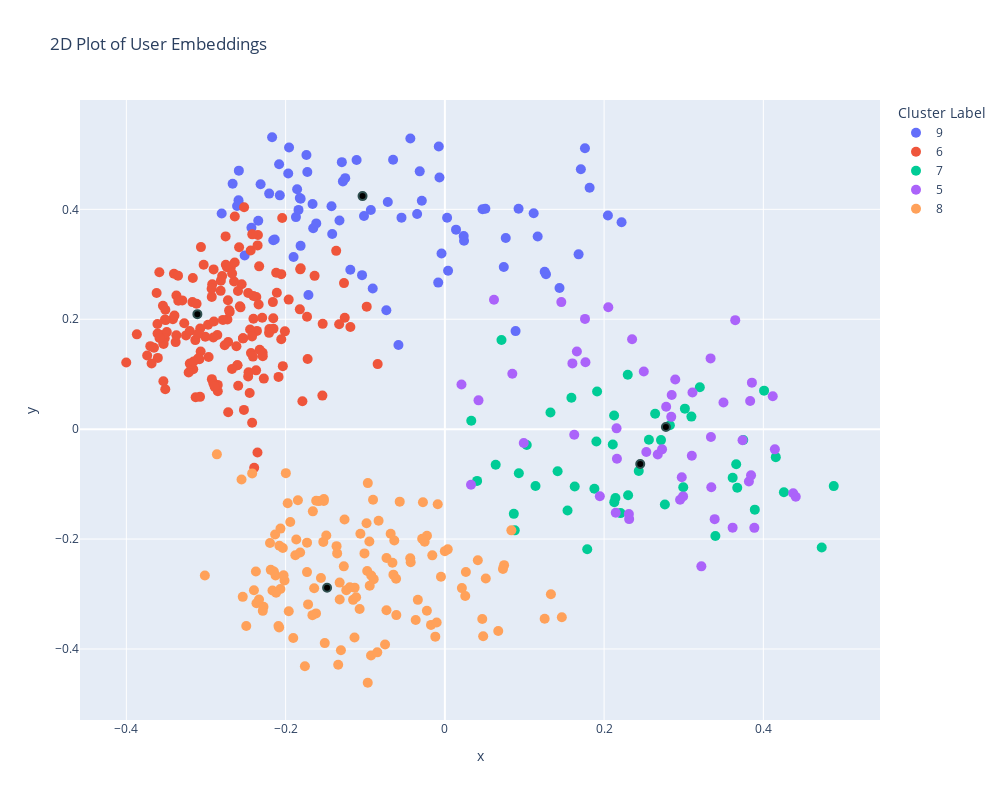

Notebook cell for this chart:
### Code cell
import numpy as np
import pandas as pd
import plotly.express as px
from sklearn.decomposition import PCA
import plotly.graph_objects as go
# Load your data
seed = 0
cluster_num = 100
mode = "male"
epoch = 60
cluster_range =(5,10) 
data_dir = "action_comedy"
user_embeddings = np.load(f'res/{data_dir}/{cluster_num}/{mode}/user_embedding_{epoch}.npy')
cluster_labels = np.load(f'res/{data_dir}/{cluster_num}/{mode}/user_proto_label_{epoch}.npy')
cluster_embedding = np.load(f'res/{data_dir}/{cluster_num}/{mode}/cluster_embedding_{epoch}.npy')

# Perform PCA to reduce to 3 dimensions
pca = PCA(n_components=2)
embeddings_reduced = pca.fit_transform(user_embeddings)
cluster_embedding_reduced = pca.transform(cluster_embedding)[cluster_range[0]:cluster_range[1]]
# Prepare the data for plotting
df_plot = pd.DataFrame(embeddings_reduced, columns=['x', 'y'])
df_plot['cluster'] = cluster_labels
df_plot_filtered = df_plot[(df_plot['cluster'] < cluster_range[1])&(df_plot['cluster']>=cluster_range[0])].copy()
df_plot_filtered['cluster'] = df_plot_filtered['cluster'].astype(str)

df_clusters = pd.DataFrame(cluster_embedding_reduced, columns=['x', 'y'])
df_clusters['cluster'] = range(len(cluster_embedding_reduced))  
# Create and show the 3D scatter plot
fig = px.scatter(df_plot_filtered, x='x', y='y',
                    color='cluster', 
                    title='2D Plot of User Embeddings',
                    labels={'cluster': 'Cluster Label'},
                    width=1000,  # Specify the width here
                    height=800,
)
fig.update_traces(marker=dict(size=10))
for i, row in df_clusters.iterrows():
    fig.add_trace(
        go.Scatter(
            x=[row['x']],
            y=[row['y']],
            mode='markers',
            marker=dict(
                size=8,
                color='black',  # Color for cluster centers
                line=dict(
                    color='DarkSlateGrey',
                    width=2
                ),
            ),
            showlegend=False
        )
    )
fig.show()

### Figure 1 — Plotly figure (JSON) as saved in the notebook; plotly's stock layout.template omitted (floating-point values rounded to 4 significant figures; data arrays with more than 128 entries replaced by an {"elided": "..."} marker saying what was removed)
{"data": [{"hovertemplate": "Cluster Label=9<br>x=%{x}<br>y=%{y}<extra></extra>", "legendgroup": "9", "marker": {"color": "#636efa", "size": 10, "symbol": "circle"}, "mode": "markers", "name": "9", "orientation": "v", "showlegend": true, "type": "scatter", "x": [-0.1108, -0.2155, -0.004186, -0.02893, -0.1424, -0.1967, -0.1187, -0.1821, -0.07348, 0.1166, -0.2592, -0.1323, 0.168, -0.05447, -0.2665, -0.07166, -0.2587, 0.1116, -0.04331, 0.004031, -0.1662, -0.1957, 0.1818, -0.1739, -0.2586, -0.1653, -0.104, -0.2609, 0.2219, -0.05827, -0.008358, -0.2137, -0.2314, -0.2073, -0.2082, -0.03482, -0.1812, -0.187, -0.007635, -0.2344, 0.04732, 0.144, -0.03156, 0.01403, -0.1855, 0.02408, 0.176, 0.02365, -0.1727, 0.2048, -0.2515, -0.2803, -0.09295, -0.1294, -0.006775, 0.002831, 0.127, -0.2429, -0.06501, 0.1254, 0.08884, -0.1811, -0.1713, -0.2206, -0.1015, -0.1281, -0.1251, -0.19, -0.1615, -0.1838, 0.07402, 0.09257, 0.1708, -0.1415, -0.217, 0.07646, -0.09058, 0.05088], "xaxis": "x", "y": [0.4897, 0.3438, 0.3197, 0.4156, 0.4057, 0.4652, 0.2901, 0.4206, 0.2162, 0.3505, 0.4163, 0.3798, 0.318, 0.3849, 0.4466, 0.4134, 0.4704, 0.3928, 0.5289, 0.2883, 0.4098, 0.5126, 0.4393, 0.4988, 0.4094, 0.3656, 0.2802, 0.4059, 0.3764, 0.153, 0.2667, 0.345, 0.4456, 0.4254, 0.4822, 0.3916, 0.3335, 0.3859, 0.5145, 0.3792, 0.4002, 0.2567, 0.4691, 0.3631, 0.4367, 0.3427, 0.511, 0.3513, 0.468, 0.3887, 0.3159, 0.3924, 0.3987, 0.4859, 0.4579, 0.3847, 0.2819, 0.3664, 0.4901, 0.2865, 0.1784, 0.4192, 0.2442, 0.4286, 0.3879, 0.4509, 0.4568, 0.3132, 0.3744, 0.399, 0.2952, 0.4011, 0.473, 0.3552, 0.5311, 0.348, 0.256, 0.4012], "yaxis": "y"}, {"hovertemplate": "Cluster Label=6<br>x=%{x}<br>y=%{y}<extra></extra>", "legendgroup": "6", "marker": {"color": "#EF553B", "size": 10, "symbol": "circle"}, "mode": "markers", "name": "6", "orientation": "v", "showlegend": true, "type": "scatter", "x": {"elided": "157 float values"}, "xaxis": "x", "y": {"elided": "157 float values"}, "yaxis": "y"}, {"hovertemplate": "Cluster Label=7<br>x=%{x}<br>y=%{y}<extra></extra>", "legendgroup": "7", "marker": {"color": "#00cc96", "size": 10, "symbol": "circle"}, "mode": "markers", "name": "7", "orientation": "v", "showlegend": true, "type": "scatter", "x": [0.08781, 0.2641, 0.3015, 0.2143, 0.1903, 0.1416, 0.03318, 0.2563, 0.4884, 0.4258, 0.2297, 0.3615, 0.2994, 0.4733, 0.1326, 0.3748, 0.3659, 0.09292, 0.3893, 0.2126, 0.0866, 0.1788, 0.4156, 0.2128, 0.06384, 0.2435, 0.4009, 0.1912, 0.2302, 0.2206, 0.1541, 0.2826, 0.1631, 0.1139, 0.3096, 0.07111, 0.2763, 0.2109, 0.04049, 0.1589, 0.1878, 0.3398, 0.1028, 0.3672, 0.2715, 0.3202], "xaxis": "x", "y": [-0.1842, 0.02811, 0.03734, -0.1254, -0.02239, -0.07655, 0.01537, -0.01921, -0.1036, -0.1148, 0.09901, -0.08827, -0.1056, -0.2152, 0.03022, -0.01972, -0.06396, -0.08037, -0.1464, 0.02485, -0.1541, -0.2184, -0.05089, -0.1328, -0.06473, -0.07599, 0.07011, 0.06864, -0.1204, -0.1527, -0.1481, 0.007204, -0.1042, -0.1033, 0.02287, 0.1622, -0.1371, -0.02791, -0.09417, 0.05702, -0.1084, -0.1946, -0.02894, -0.1065, -0.01989, 0.07624], "yaxis": "y"}, {"hovertemplate": "Cluster Label=5<br>x=%{x}<br>y=%{y}<extra></extra>", "legendgroup": "5", "marker": {"color": "#ab63fa", "size": 10, "symbol": "circle"}, "mode": "markers", "name": "5", "orientation": "v", "showlegend": true, "type": "scatter", "x": [0.3818, 0.2954, 0.09909, 0.2161, 0.4375, 0.04226, 0.2053, 0.3499, 0.3342, 0.2849, 0.2156, 0.1625, 0.1463, 0.3834, 0.3337, 0.3739, 0.1658, 0.2843, 0.2992, 0.3856, 0.2352, 0.311, 0.06171, 0.3614, 0.3222, 0.08473, 0.2146, 0.2894, 0.3346, 0.278, 0.2674, 0.2315, 0.1766, 0.4145, 0.2728, 0.1602, 0.2975, 0.4118, 0.253, 0.4407, 0.2499, 0.3389, 0.3846, 0.3647, 0.02087, 0.3887, 0.1947, 0.3102, 0.176, 0.2311, 0.03285], "xaxis": "x", "y": [-0.09538, -0.1284, -0.0253, -0.05382, -0.1165, 0.05244, 0.2218, 0.0485, -0.0144, 0.06207, 0.00146, -0.01009, 0.2312, 0.05131, 0.1287, -0.02029, 0.1414, 0.0224, -0.1224, 0.08461, 0.1637, 0.06662, 0.2356, -0.1792, -0.2497, 0.1009, -0.1522, 0.09024, -0.1056, 0.04079, -0.04604, -0.1636, 0.1217, -0.03675, -0.03676, 0.1197, -0.08758, 0.06, -0.04147, -0.1231, 0.1049, -0.1638, -0.08407, 0.1984, 0.08134, -0.1796, -0.1222, -0.04848, 0.2006, -0.1545, -0.1012], "yaxis": "y"}, {"hovertemplate": "Cluster Label=8<br>x=%{x}<br>y=%{y}<extra></extra>", "legendgroup": "8", "marker": {"color": "#FFA15A", "size": 10, "symbol": "circle"}, "mode": "markers", "name": "8", "orientation": "v", "showlegend": true, "type": "scatter", "x": [-0.02245, -0.07331, 0.08353, -0.008953, -0.1133, -0.2014, -0.1658, -0.1974, -0.1556, -0.06584, -0.02537, -0.1582, -0.1135, -0.2132, -0.0646, -0.01199, -0.1731, -0.1321, -0.02849, -0.2081, -0.02257, -0.1305, -0.1527, -0.0429, -0.1618, -0.09686, -0.09482, -0.1961, 0.02642, -0.2366, 0.07438, -0.1194, -0.1616, 0.0256, -0.06125, -0.2538, 0.02139, -0.1758, -0.2126, -0.2278, 0.1332, -0.01577, 0.04139, -0.242, -0.107, -0.1718, -0.2026, -0.2065, 0.1469, 0.05139, -0.09751, -0.1904, -0.2398, -0.2554, -0.04347, -0.1238, -0.1997, -0.134, -0.2373, -0.1321, -0.1061, -0.2196, -0.1489, -0.2165, -0.09274, -0.06806, -0.004873, 0.07298, -0.09674, 0.1253, -0.1519, -0.2187, 0.00365, -0.01736, -0.1269, -0.1866, -0.1508, -0.209, -0.06349, -0.08486, -0.1817, -0.09019, -0.3014, -0.09835, -0.1641, -0.1942, -0.03392, -0.2147, -0.02751, -0.1153, -0.152, -0.08938, -0.126, -0.06095, -0.1878, -0.07327, -0.09249, -0.05668, -0.2035, -0.1353, -0.09436, -0.08323, 0.047, 0.04813, -0.0751, 0.06706, -0.2064, -0.136, -0.03661, -0.1846, -0.1115, -0.2078, -0.2494, -0.1731, -0.1009, -0.01028, -0.2119, -0.2863, -0.1663, -0.2287, -8.22e-06, -0.2334], "xaxis": "x", "y": [-0.194, -0.3295, -0.1842, -0.1366, -0.2883, -0.2754, -0.1495, -0.1349, -0.271, -0.2431, -0.205, -0.1309, -0.379, -0.1918, -0.2648, -0.3775, -0.2601, -0.2792, -0.1994, -0.361, -0.3303, -0.4022, -0.2051, -0.2423, -0.3352, -0.4614, -0.2045, -0.3314, -0.2598, -0.3169, -0.2474, -0.2876, -0.1302, -0.3036, -0.2722, -0.3051, -0.2892, -0.4313, -0.2663, -0.3231, -0.3003, -0.2296, -0.2385, -0.08048, -0.3271, -0.3189, -0.266, -0.2908, -0.3422, -0.2718, -0.2582, -0.3801, -0.293, -0.0917, -0.2349, -0.2929, -0.08002, -0.4287, -0.2589, -0.3098, -0.1904, -0.2071, -0.1936, -0.2936, -0.4118, -0.1904, -0.2685, -0.2543, -0.09813, -0.345, -0.1271, -0.256, -0.2187, -0.3561, -0.2496, -0.2008, -0.3893, -0.3583, -0.2026, -0.4061, -0.2246, -0.1286, -0.2664, -0.1713, -0.2896, -0.1689, -0.3106, -0.259, -0.1331, -0.3106, -0.1306, -0.2729, -0.1645, -0.3384, -0.2294, -0.2343, -0.2662, -0.1319, -0.2163, -0.226, -0.2851, -0.1668, -0.3454, -0.3767, -0.3919, -0.3671, -0.1809, -0.2128, -0.3473, -0.1292, -0.3059, -0.212, -0.3582, -0.2065, -0.226, -0.3518, -0.2977, -0.04585, -0.3384, -0.3306, -0.222, -0.3101], "yaxis": "y"}, {"marker": {"color": "black", "line": {"color": "DarkSlateGrey", "width": 2}, "size": 8}, "mode": "markers", "showlegend": false, "type": "scatter", "x": [0.2776], "y": [0.003788]}, {"marker": {"color": "black", "line": {"color": "DarkSlateGrey", "width": 2}, "size": 8}, "mode": "markers", "showlegend": false, "type": "scatter", "x": [-0.3108], "y": [0.2092]}, {"marker": {"color": "black", "line": {"color": "DarkSlateGrey", "width": 2}, "size": 8}, "mode": "markers", "showlegend": false, "type": "scatter", "x": [0.2454], "y": [-0.0633]}, {"marker": {"color": "black", "line": {"color": "DarkSlateGrey", "width": 2}, "size": 8}, "mode": "markers", "showlegend": false, "type": "scatter", "x": [-0.1479], "y": [-0.2886]}, {"marker": {"color": "black", "line": {"color": "DarkSlateGrey", "width": 2}, "size": 8}, "mode": "markers", "showlegend": false, "type": "scatter", "x": [-0.1034], "y": [0.4241]}], "layout": {"height": 800, "legend": {"title": {"text": "Cluster Label"}, "tracegroupgap": 0}, "title": {"text": "2D Plot of User Embeddings"}, "width": 1000, "xaxis": {"anchor": "y", "domain": [0, 1], "title": {"text": "x"}}, "yaxis": {"anchor": "x", "domain": [0, 1], "title": {"text": "y"}}}}
